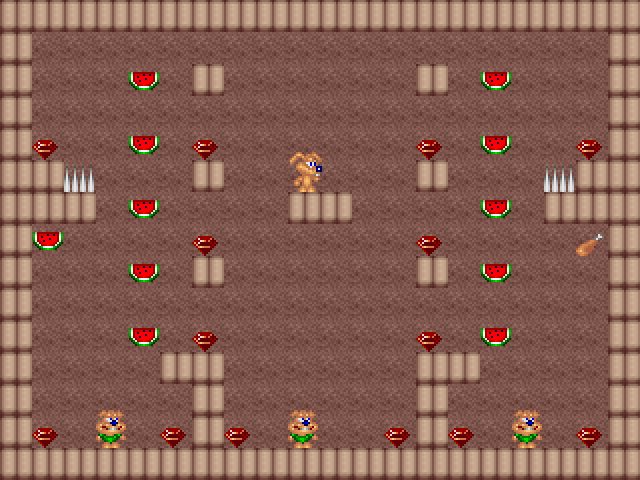

Tiled map render using the project's own tile images. Description and the map definition, with tile-layer contents summarised, below:
An orthogonal 20x15 tile map with 32x32 px tiles, 3 tile layers (lower, center, upper), 2 tilesets.

<map version="1.0" orientation="orthogonal" renderorder="right-down" width="20" height="15" tilewidth="32" tileheight="32" nextobjectid="1">
 <tileset firstgid="1" name="tiles" tilewidth="34" tileheight="42" tilecount="15" columns="0">
  <tile id="0">
   <properties>
    <property name="scene" value="res://scenes/tiles/dirt_center.tscn" />
   </properties>
   <image width="32" height="32" source="../graphics/tiles/dirt_center.png" />
  </tile>
  <tile id="1">
   <properties>
    <property name="scene" value="res://scenes/tiles/dirt_left.tscn" />
   </properties>
   <image width="32" height="32" source="../graphics/tiles/dirt_left.png" />
  </tile>
  <tile id="2">
   <properties>
    <property name="scene" value="res://scenes/tiles/dirt_mid.tscn" />
   </properties>
   <image width="32" height="32" source="../graphics/tiles/dirt_mid.png" />
  </tile>
  <tile id="3">
   <properties>
    <property name="scene" value="res://scenes/tiles/dirt_right.tscn" />
   </properties>
   <image width="32" height="32" source="../graphics/tiles/dirt_right.png" />
  </tile>
  <tile id="4">
   <properties>
    <property name="scene" value="res://scenes/tiles/oneway_center.tscn" />
   </properties>
   <image width="32" height="32" source="../graphics/tiles/dirt2_center.png" />
  </tile>
  <tile id="5">
   <properties>
    <property name="scene" value="res://scenes/tiles/oneway_mid.tscn" />
   </properties>
   <image width="32" height="32" source="../graphics/tiles/dirt2_mid.png" />
  </tile>
  <tile id="6">
   <properties>
    <property name="scene" value="res://scenes/items/item_watermelon.tscn" />
   </properties>
   <image width="32" height="32" source="../graphics/items/watermelon.png" />
  </tile>
  <tile id="8">
   <properties>
    <property name="scene" value="res://scenes/enemies/enemy_1.tscn" />
   </properties>
   <image width="34" height="42" source="../graphics/characters/frog/sprite_2.png" />
  </tile>
  <tile id="9">
   <properties>
    <property name="scene" value="res://scenes/items/diamond_red.tscn" />
   </properties>
   <image width="26" height="20" source="../graphics/items/diamond_red.png" />
  </tile>
  <tile id="10">
   <properties>
    <property name="scene" value="res://scenes/tiles/spikes.tscn" />
   </properties>
   <image width="32" height="32" source="../graphics/tiles/spikes.png" />
  </tile>
  <tile id="11">
   <properties>
    <property name="scene" value="res://scenes/items/meat.tscn" />
   </properties>
   <image width="28" height="22" source="../graphics/items/meat.png" />
  </tile>
  <tile id="12">
   <properties>
    <property name="scene" value="res://scenes/enemies/bear.tscn" />
   </properties>
   <image width="30" height="38" source="../graphics/characters/bear/sprite_1.png" />
  </tile>
  <tile id="13">
   <properties>
    <property name="scene" value="res://scenes/tiles/lift.tscn" />
   </properties>
   <image width="32" height="14" source="../graphics/tiles/lift_1.png" />
  </tile>
  <tile id="14">
   <properties>
    <property name="scene" value="res://scenes/tiles/stone.tscn" />
   </properties>
   <image width="32" height="32" source="../graphics/tiles/stone_1.png" />
  </tile>
  <tile id="15">
   <properties>
    <property name="scene" value="res://scenes/misc/player_pos.tscn" />
   </properties>
   <image width="34" height="42" source="../graphics/characters/dog/sprite_1.png" />
  </tile>
 </tileset>
 <tileset firstgid="17" name="tiles" tilewidth="34" tileheight="42" tilecount="16" columns="0">
  <tile id="0">
   <properties>
    <property name="scene" value="res://scenes/tiles/dirt_center.tscn" />
   </properties>
   <image width="32" height="32" source="../graphics/tiles/dirt_center.png" />
  </tile>
  <tile id="1">
   <properties>
    <property name="scene" value="res://scenes/tiles/dirt_left.tscn" />
   </properties>
   <image width="32" height="32" source="../graphics/tiles/dirt_left.png" />
  </tile>
  <tile id="2">
   <properties>
    <property name="scene" value="res://scenes/tiles/dirt_mid.tscn" />
   </properties>
   <image width="32" height="32" source="../graphics/tiles/dirt_mid.png" />
  </tile>
  <tile id="3">
   <properties>
    <property name="scene" value="res://scenes/tiles/dirt_right.tscn" />
   </properties>
   <image width="32" height="32" source="../graphics/tiles/dirt_right.png" />
  </tile>
  <tile id="4">
   <properties>
    <property name="scene" value="res://scenes/tiles/oneway_center.tscn" />
   </properties>
   <image width="32" height="32" source="../graphics/tiles/dirt2_center.png" />
  </tile>
  <tile id="5">
   <properties>
    <property name="scene" value="res://scenes/tiles/oneway_mid.tscn" />
   </properties>
   <image width="32" height="32" source="../graphics/tiles/dirt2_mid.png" />
  </tile>
  <tile id="6">
   <properties>
    <property name="scene" value="res://scenes/items/item_watermelon.tscn" />
   </properties>
   <image width="32" height="32" source="../graphics/items/watermelon.png" />
  </tile>
  <tile id="8">
   <properties>
    <property name="scene" value="res://scenes/enemies/enemy_1.tscn" />
   </properties>
   <image width="34" height="42" source="../graphics/characters/frog/sprite_2.png" />
  </tile>
  <tile id="9">
   <properties>
    <property name="scene" value="res://scenes/items/diamond_red.tscn" />
   </properties>
   <image width="26" height="20" source="../graphics/items/diamond_red.png" />
  </tile>
  <tile id="10">
   <properties>
    <property name="scene" value="res://scenes/tiles/spikes.tscn" />
   </properties>
   <image width="32" height="32" source="../graphics/tiles/spikes.png" />
  </tile>
  <tile id="11">
   <properties>
    <property name="scene" value="res://scenes/items/meat.tscn" />
   </properties>
   <image width="28" height="22" source="../graphics/items/meat.png" />
  </tile>
  <tile id="12">
   <properties>
    <property name="scene" value="res://scenes/enemies/bear.tscn" />
   </properties>
   <image width="30" height="38" source="../graphics/characters/bear/sprite_1.png" />
  </tile>
  <tile id="13">
   <properties>
    <property name="scene" value="res://scenes/tiles/lift.tscn" />
   </properties>
   <image width="32" height="14" source="../graphics/tiles/lift_1.png" />
  </tile>
  <tile id="14">
   <properties>
    <property name="scene" value="res://scenes/tiles/stone.tscn" />
   </properties>
   <image width="32" height="32" source="../graphics/tiles/stone_1.png" />
  </tile>
  <tile id="15">
   <properties>
    <property name="scene" value="res://scenes/enemies/monkey.tscn" />
   </properties>
   <image width="31" height="38" source="../graphics/characters/monkey/sprite_1.png" />
  </tile>
  <tile id="16">
   <properties>
    <property name="scene" value="res://scenes/misc/player_pos.tscn" />
   </properties>
   <image width="34" height="42" source="../graphics/characters/dog/sprite_1.png" />
  </tile>
 </tileset>
 <layer name="lower" width="20" height="15">
  <data>[300 cells, 300 non-empty, 1 distinct tile ids]</data>
 </layer>
 <layer name="center" width="20" height="15">
  <data>[300 cells, 119 non-empty, 6 distinct tile ids]</data>
 </layer>
 <layer name="upper" width="20" height="15">
  <data>[300 cells, 1 non-empty, 1 distinct tile ids]</data>
 </layer>
</map>
